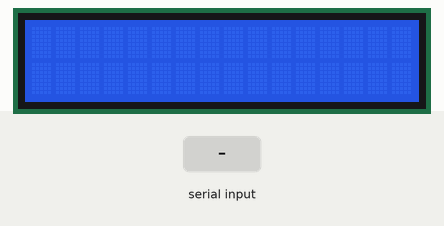
The sketch below on a simulated Arduino Uno, built with avr-gcc and run on an emulated ATmega328P. On the bench: 16×2 character LCD. The inputs (shaded band) are chosen by the test bench. What the sketch prints to the serial monitor is not drawn.

Above: at 1.2 s.
1.3 s: "#\n" received over Serial
At 2.4 s:
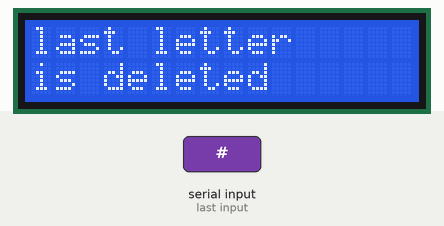
2.8 s: "*\n" received over Serial
At 4.1 s:
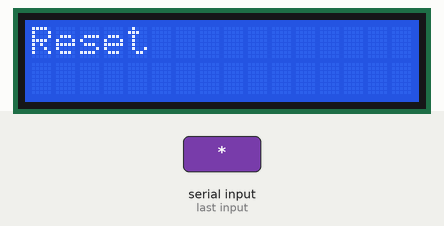
Timing chart, 0 to 5.8 s (numbered marks = the images above; inputs shaded):
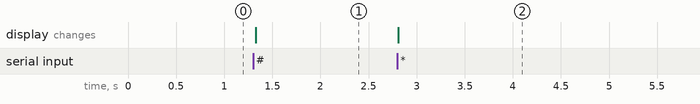

Measured:
- after the input at 1.3 s, the display: changes at once (image 1)
- after the input at 2.8 s, the display: changes at once (image 2)

The sketch:

Arduino.ino
```cpp
//Arduino code

#include<LiquidCrystal_I2C.h>

LiquidCrystal_I2C lcd(0x27,16,2);
void setup() {

  lcd.init();
  lcd.backlight();
  Serial.begin(115200);

}

void loop() {

if(Serial.available()){
Serial.println("done");
String letter = Serial.readStringUntil('\n');
letter.trim();
if(letter =="#"){
  lcd.clear();
  lcd.setCursor(0,0);
  lcd.print("last letter ");
  lcd.setCursor(0,1);
 lcd.print("is deleted ");
 delay(1000);
}else if(letter == "*"){
   lcd.clear();
  lcd.setCursor(0,0);
  lcd.print("Reset");
  delay(1000);
}else{

  lcd.clear();
  lcd.setCursor(0,1);
  lcd.print(letter);
  delay(1000);
}


}


}
```
